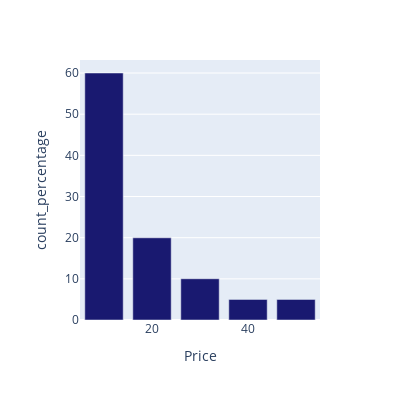

The cell this chart's notebook holds for it:
### Code cell
count_percentage_plot_by_column('Price','midnightblue')

### Figure 1 — Plotly figure (JSON) as saved in the notebook; plotly's stock layout.template omitted (floating-point values rounded to 4 significant figures)
{"data": [{"alignmentgroup": "True", "hovertemplate": "Price=%{x}<br>count_percentage=%{y}<extra></extra>", "legendgroup": "", "marker": {"color": "midnightblue", "pattern": {"shape": ""}}, "name": "", "offsetgroup": "", "orientation": "v", "showlegend": false, "textposition": "auto", "type": "bar", "x": [10, 20, 30, 40, 50], "xaxis": "x", "y": [60.01, 19.97, 10.02, 5, 5], "yaxis": "y"}], "layout": {"autosize": false, "barmode": "relative", "height": 400, "legend": {"tracegroupgap": 0}, "margin": {"t": 60}, "width": 400, "xaxis": {"anchor": "y", "domain": [0, 1], "title": {"text": "Price"}}, "yaxis": {"anchor": "x", "domain": [0, 1], "title": {"text": "count_percentage"}}}}
